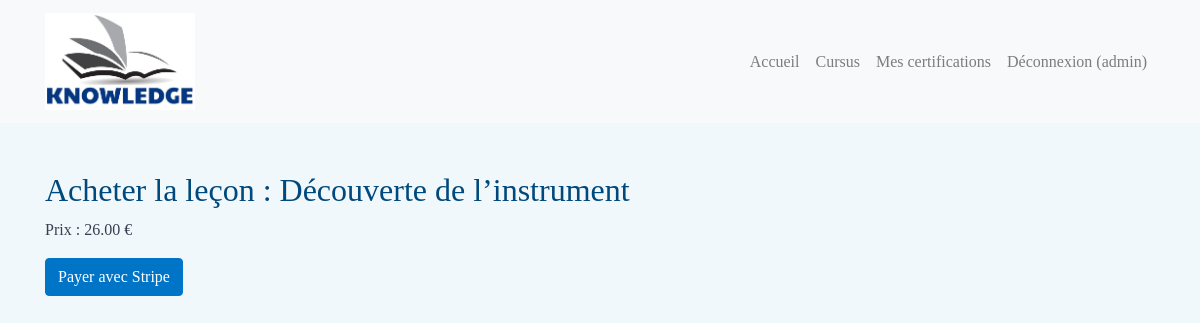
Page /buy-lesson/2/ (signed in) on the committed database.
### learning/models.py (models this page shows, shortened)
class Utilisateur(AbstractUser):
    email = models.EmailField(unique=True)
    role = models.CharField(max_length=10, choices=[('client', 'Client'), ('admin', 'Admin')], default='client')
    is_active = models.BooleanField(default=False)
    created_at = models.DateTimeField(auto_now_add=True)
    updated_at = models.DateTimeField(auto_now=True)
    created_by = models.CharField(max_length=255)
    updated_by = models.CharField(max_length=255)
    groups = models.ManyToManyField(
        'auth.Group',
        related_name='utilisateur_set',
        blank=True,
        help_text='Groups this user belongs to.',
        verbose_name='groups',
    )
    user_permissions = models.ManyToManyField(
        'auth.Permission',
        related_name='utilisateur_set',
        blank=True,
        help_text='Specific permissions for this user.',
        verbose_name='user permissions',
    )

class Lesson(models.Model):
    cursus = models.ForeignKey(Cursus, on_delete=models.CASCADE)
    title = models.CharField(max_length=100)
    content = models.TextField()
    video_url = models.CharField(max_length=255)
    price = models.DecimalField(max_digits=10, decimal_places=2)
    created_at = models.DateTimeField(auto_now_add=True)
    updated_at = models.DateTimeField(auto_now=True)
    created_by = models.CharField(max_length=255)
    updated_by = models.CharField(max_length=255)

### learning/views.py (the view, shortened to what this page needs)
# urls.py: path('buy-lesson/<int:lesson_id>/', views.buy_lesson, name='buy_lesson'),
@login_required
def buy_lesson(request, lesson_id):
    lesson = get_object_or_404(Lesson, id=lesson_id)
    if not request.user.is_active:
        messages.error(request, "Account must be activated to purchase.")
        return redirect('home')
    if Purchase.objects.filter(utilisateur=request.user, lesson=lesson).exists():
        messages.error(request, "Lesson already purchased.")
        return redirect('list_cursuses')
    if Purchase.objects.filter(utilisateur=request.user, cursus=lesson.cursus).exists():
        messages.error(request, "Cursus containing this lesson already purchased.")
        return redirect('list_cursuses')
    return render(request, 'buy_lesson.html', {'lesson': lesson})

### templates/buy_lesson.html (shortened to what this page needs)
{% extends 'base.html' %}
{% block content %}
    <h2>Acheter la leçon : {{ lesson.title }}</h2>
    <p>Prix : {{ lesson.price }} €</p>
    <form method="post">
        <button type="submit" class="btn btn-primary">Payer avec Stripe</button>
    </form>
{% endblock %}

### templates/base.html (shortened to what this page needs)
{% load static %}
<!DOCTYPE html>
<html>
<head>
    <link rel="stylesheet" href="https://stackpath.bootstrapcdn.com/bootstrap/4.5.2/css/bootstrap.min.css">
    <link rel="stylesheet" href="{% static 'css/base.css' %}">
    <link rel="stylesheet" href="{% static 'css/components.css' %}">
</head>
<body>
    <header class="mb-4">
        <nav class="navbar navbar-expand-lg navbar-light bg-light">
            <div class="container">
                <a class="navbar-brand" href="{% url 'home' %}">
                    <img src="{% static 'images/Logo.jpg' %}" alt="Knowledge Learning Logo" style="max-width: 150px;">
                </a>
                <div class="collapse navbar-collapse" id="navbarNav">
                    <ul class="navbar-nav ml-auto">
                        <li class="nav-item">
                            <a class="nav-link" href="{% url 'home' %}">Accueil</a>
                        </li>
                        <li class="nav-item">
                            <a class="nav-link" href="{% url 'list_cursuses' %}">Cursus</a>
                        </li>
                        {% if user.is_authenticated %}
                            <li class="nav-item">
                                <a class="nav-link" href="{% url 'list_certifications' %}">Mes certifications</a>
                            </li>
                            <li class="nav-item">
                                <a class="nav-link" href="{% url 'logout' %}">Déconnexion ({{ user.username }})</a>
                            </li>
                        {% endif %}
                    </ul>
                </div>
            </div>
        </nav>
    </header>
    <div class="container mt-5">
        {% block content %}
        {% endblock %}
    </div>
</body>
</html>

### static/css/base.css (style rules this page uses)
body { font-family: "Comic Sans MS", "Comic Sans", cursive; background-color: #f1f8fc; color: #384050; }
h2 { color: #00497c; }

### static/css/components.css (style rules this page uses)
.btn-primary { background-color: #0074c7; border-color: #0074c7; }
a { color: #0074c7; }

### rows in the picture
Utilisateur: username "admin"
Lesson: title "Découverte de l’instrument", price "26.00"
